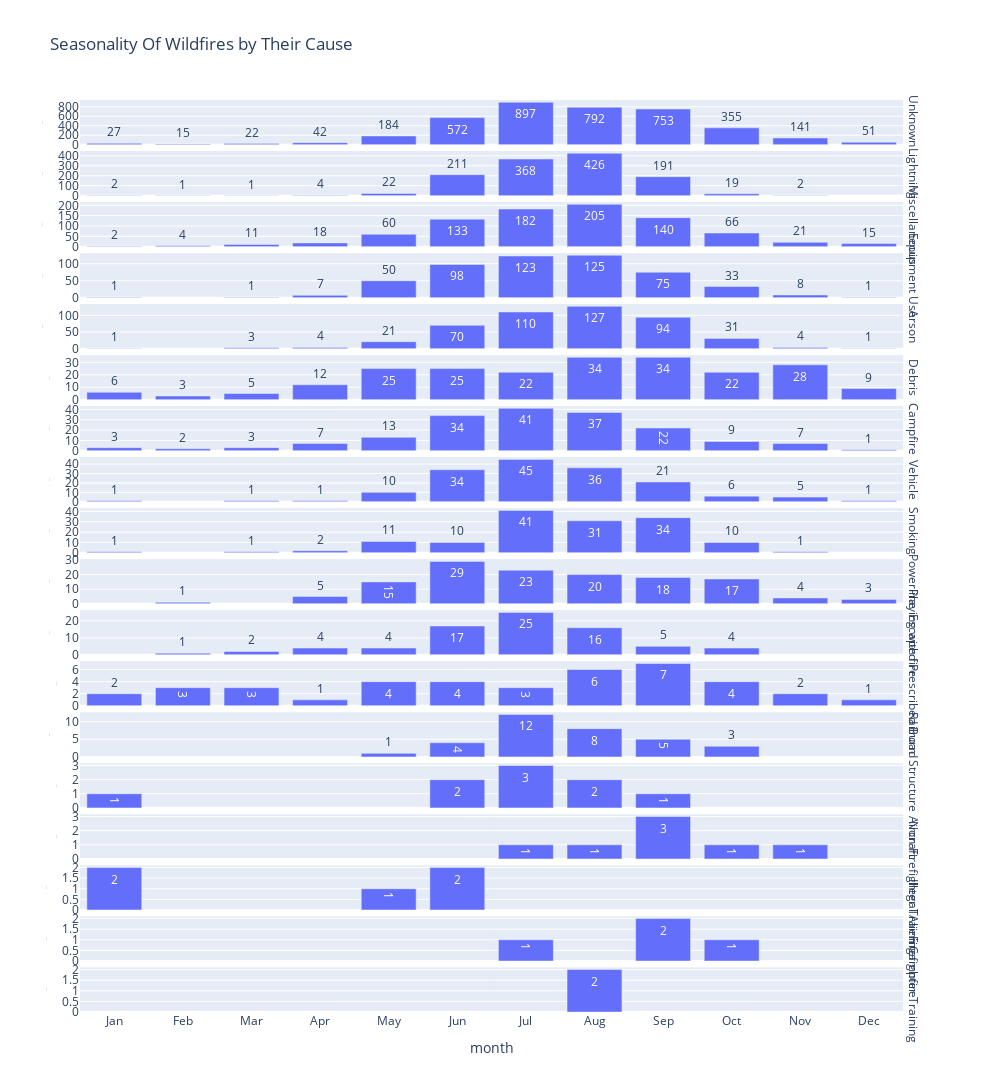

Notebook source saved alongside this figure:
### Code cell
fig_4_2 = px.bar(df_4_2, x="month", y="count", title="Seasonality Of Wildfires by Their Cause",
            facet_row='cause', 
            facet_col_wrap=1,
            facet_row_spacing=0.007,
            height=2700,
            width=1000,
            text_auto=True,
            category_orders={'cause': order_list},
            )
fig_4_2.update_xaxes(tickvals=np.arange(1,13), ticktext=['Jan', 'Feb', 'Mar',
                                                   'Apr', 'May', 'Jun',
                                                   'Jul', 'Aug', 'Sep',
                                                   'Oct', 'Nov', 'Dec'])
fig_4_2.update_yaxes(title_font={'size':1})
xaxis = go.layout.YAxis(
        tickangle = 45)
fig_4_2.for_each_annotation(lambda a: a.update(text=a.text.split("- ")[1].split("/")[0]))
fig_4_2.update_yaxes(matches=None)

fig_4_2.show()

### Figure 1 — Plotly figure (JSON) as saved in the notebook; plotly's stock layout.template omitted (floating-point values rounded to 4 significant figures)
{"data": [{"alignmentgroup": "True", "hovertemplate": "cause=14 - Unknown / Unidentified<br>month=%{x}<br>count=%{y}<extra></extra>", "legendgroup": "", "marker": {"color": "#636efa", "pattern": {"shape": ""}}, "name": "", "offsetgroup": "", "orientation": "v", "showlegend": false, "textposition": "auto", "texttemplate": "%{y}", "type": "bar", "x": [1, 2, 3, 4, 5, 6, 7, 8, 9, 10, 11, 12], "xaxis": "x18", "y": [27, 15, 22, 42, 184, 572, 897, 792, 753, 355, 141, 51], "yaxis": "y18"}, {"alignmentgroup": "True", "hovertemplate": "cause=1 - Lightning<br>month=%{x}<br>count=%{y}<extra></extra>", "legendgroup": "", "marker": {"color": "#636efa", "pattern": {"shape": ""}}, "name": "", "offsetgroup": "", "orientation": "v", "showlegend": false, "textposition": "auto", "texttemplate": "%{y}", "type": "bar", "x": [1, 2, 3, 4, 5, 6, 7, 8, 9, 10, 11], "xaxis": "x17", "y": [2, 1, 1, 4, 22, 211, 368, 426, 191, 19, 2], "yaxis": "y17"}, {"alignmentgroup": "True", "hovertemplate": "cause=9 - Miscellaneous<br>month=%{x}<br>count=%{y}<extra></extra>", "legendgroup": "", "marker": {"color": "#636efa", "pattern": {"shape": ""}}, "name": "", "offsetgroup": "", "orientation": "v", "showlegend": false, "textposition": "auto", "texttemplate": "%{y}", "type": "bar", "x": [1, 2, 3, 4, 5, 6, 7, 8, 9, 10, 11, 12], "xaxis": "x16", "y": [2, 4, 11, 18, 60, 133, 182, 205, 140, 66, 21, 15], "yaxis": "y16"}, {"alignmentgroup": "True", "hovertemplate": "cause=2 - Equipment Use<br>month=%{x}<br>count=%{y}<extra></extra>", "legendgroup": "", "marker": {"color": "#636efa", "pattern": {"shape": ""}}, "name": "", "offsetgroup": "", "orientation": "v", "showlegend": false, "textposition": "auto", "texttemplate": "%{y}", "type": "bar", "x": [1, 3, 4, 5, 6, 7, 8, 9, 10, 11, 12], "xaxis": "x15", "y": [1, 1, 7, 50, 98, 123, 125, 75, 33, 8, 1], "yaxis": "y15"}, {"alignmentgroup": "True", "hovertemplate": "cause=7 - Arson<br>month=%{x}<br>count=%{y}<extra></extra>", "legendgroup": "", "marker": {"color": "#636efa", "pattern": {"shape": ""}}, "name": "", "offsetgroup": "", "orientation": "v", "showlegend": false, "textposition": "auto", "texttemplate": "%{y}", "type": "bar", "x": [1, 3, 4, 5, 6, 7, 8, 9, 10, 11, 12], "xaxis": "x14", "y": [1, 3, 4, 21, 70, 110, 127, 94, 31, 4, 1], "yaxis": "y14"}, {"alignmentgroup": "True", "hovertemplate": "cause=5 - Debris<br>month=%{x}<br>count=%{y}<extra></extra>", "legendgroup": "", "marker": {"color": "#636efa", "pattern": {"shape": ""}}, "name": "", "offsetgroup": "", "orientation": "v", "showlegend": false, "textposition": "auto", "texttemplate": "%{y}", "type": "bar", "x": [1, 2, 3, 4, 5, 6, 7, 8, 9, 10, 11, 12], "xaxis": "x13", "y": [6, 3, 5, 12, 25, 25, 22, 34, 34, 22, 28, 9], "yaxis": "y13"}, {"alignmentgroup": "True", "hovertemplate": "cause=4 - Campfire<br>month=%{x}<br>count=%{y}<extra></extra>", "legendgroup": "", "marker": {"color": "#636efa", "pattern": {"shape": ""}}, "name": "", "offsetgroup": "", "orientation": "v", "showlegend": false, "textposition": "auto", "texttemplate": "%{y}", "type": "bar", "x": [1, 2, 3, 4, 5, 6, 7, 8, 9, 10, 11, 12], "xaxis": "x12", "y": [3, 2, 3, 7, 13, 34, 41, 37, 22, 9, 7, 1], "yaxis": "y12"}, {"alignmentgroup": "True", "hovertemplate": "cause=10 - Vehicle<br>month=%{x}<br>count=%{y}<extra></extra>", "legendgroup": "", "marker": {"color": "#636efa", "pattern": {"shape": ""}}, "name": "", "offsetgroup": "", "orientation": "v", "showlegend": false, "textposition": "auto", "texttemplate": "%{y}", "type": "bar", "x": [1, 3, 4, 5, 6, 7, 8, 9, 10, 11, 12], "xaxis": "x11", "y": [1, 1, 1, 10, 34, 45, 36, 21, 6, 5, 1], "yaxis": "y11"}, {"alignmentgroup": "True", "hovertemplate": "cause=3 - Smoking<br>month=%{x}<br>count=%{y}<extra></extra>", "legendgroup": "", "marker": {"color": "#636efa", "pattern": {"shape": ""}}, "name": "", "offsetgroup": "", "orientation": "v", "showlegend": false, "textposition": "auto", "texttemplate": "%{y}", "type": "bar", "x": [1, 3, 4, 5, 6, 7, 8, 9, 10, 11], "xaxis": "x10", "y": [1, 1, 2, 11, 10, 41, 31, 34, 10, 1], "yaxis": "y10"}, {"alignmentgroup": "True", "hovertemplate": "cause=11 - Powerline<br>month=%{x}<br>count=%{y}<extra></extra>", "legendgroup": "", "marker": {"color": "#636efa", "pattern": {"shape": ""}}, "name": "", "offsetgroup": "", "orientation": "v", "showlegend": false, "textposition": "auto", "texttemplate": "%{y}", "type": "bar", "x": [2, 4, 5, 6, 7, 8, 9, 10, 11, 12], "xaxis": "x9", "y": [1, 5, 15, 29, 23, 20, 18, 17, 4, 3], "yaxis": "y9"}, {"alignmentgroup": "True", "hovertemplate": "cause=8 - Playing with fire<br>month=%{x}<br>count=%{y}<extra></extra>", "legendgroup": "", "marker": {"color": "#636efa", "pattern": {"shape": ""}}, "name": "", "offsetgroup": "", "orientation": "v", "showlegend": false, "textposition": "auto", "texttemplate": "%{y}", "type": "bar", "x": [2, 3, 4, 5, 6, 7, 8, 9, 10], "xaxis": "x8", "y": [1, 2, 4, 4, 17, 25, 16, 5, 4], "yaxis": "y8"}, {"alignmentgroup": "True", "hovertemplate": "cause=18 - Escaped Prescribed Burn<br>month=%{x}<br>count=%{y}<extra></extra>", "legendgroup": "", "marker": {"color": "#636efa", "pattern": {"shape": ""}}, "name": "", "offsetgroup": "", "orientation": "v", "showlegend": false, "textposition": "auto", "texttemplate": "%{y}", "type": "bar", "x": [1, 2, 3, 4, 5, 6, 7, 8, 9, 10, 11, 12], "xaxis": "x7", "y": [2, 3, 3, 1, 4, 4, 3, 6, 7, 4, 2, 1], "yaxis": "y7"}, {"alignmentgroup": "True", "hovertemplate": "cause=6 - Railroad<br>month=%{x}<br>count=%{y}<extra></extra>", "legendgroup": "", "marker": {"color": "#636efa", "pattern": {"shape": ""}}, "name": "", "offsetgroup": "", "orientation": "v", "showlegend": false, "textposition": "auto", "texttemplate": "%{y}", "type": "bar", "x": [5, 6, 7, 8, 9, 10], "xaxis": "x6", "y": [1, 4, 12, 8, 5, 3], "yaxis": "y6"}, {"alignmentgroup": "True", "hovertemplate": "cause=15 - Structure<br>month=%{x}<br>count=%{y}<extra></extra>", "legendgroup": "", "marker": {"color": "#636efa", "pattern": {"shape": ""}}, "name": "", "offsetgroup": "", "orientation": "v", "showlegend": false, "textposition": "auto", "texttemplate": "%{y}", "type": "bar", "x": [1, 6, 7, 8, 9], "xaxis": "x5", "y": [1, 2, 3, 2, 1], "yaxis": "y5"}, {"alignmentgroup": "True", "hovertemplate": "cause=16 - Aircraft<br>month=%{x}<br>count=%{y}<extra></extra>", "legendgroup": "", "marker": {"color": "#636efa", "pattern": {"shape": ""}}, "name": "", "offsetgroup": "", "orientation": "v", "showlegend": false, "textposition": "auto", "texttemplate": "%{y}", "type": "bar", "x": [7, 8, 9, 10, 11], "xaxis": "x4", "y": [1, 1, 3, 1, 1], "yaxis": "y4"}, {"alignmentgroup": "True", "hovertemplate": "cause=13 - Non-Firefighter Training<br>month=%{x}<br>count=%{y}<extra></extra>", "legendgroup": "", "marker": {"color": "#636efa", "pattern": {"shape": ""}}, "name": "", "offsetgroup": "", "orientation": "v", "showlegend": false, "textposition": "auto", "texttemplate": "%{y}", "type": "bar", "x": [1, 5, 6], "xaxis": "x3", "y": [2, 1, 2], "yaxis": "y3"}, {"alignmentgroup": "True", "hovertemplate": "cause=19 - Illegal Alien Campfire<br>month=%{x}<br>count=%{y}<extra></extra>", "legendgroup": "", "marker": {"color": "#636efa", "pattern": {"shape": ""}}, "name": "", "offsetgroup": "", "orientation": "v", "showlegend": false, "textposition": "auto", "texttemplate": "%{y}", "type": "bar", "x": [7, 9, 10], "xaxis": "x2", "y": [1, 2, 1], "yaxis": "y2"}, {"alignmentgroup": "True", "hovertemplate": "cause=12 - Firefighter Training<br>month=%{x}<br>count=%{y}<extra></extra>", "legendgroup": "", "marker": {"color": "#636efa", "pattern": {"shape": ""}}, "name": "", "offsetgroup": "", "orientation": "v", "showlegend": false, "textposition": "auto", "texttemplate": "%{y}", "type": "bar", "x": [8], "xaxis": "x", "y": [2], "yaxis": "y"}], "layout": {"annotations": [{"font": {}, "showarrow": false, "text": "Firefighter Training", "textangle": 90, "x": 0.98, "xanchor": "left", "xref": "paper", "y": 0.02447, "yanchor": "middle", "yref": "paper"}, {"font": {}, "showarrow": false, "text": "Illegal Alien Campfire", "textangle": 90, "x": 0.98, "xanchor": "left", "xref": "paper", "y": 0.08042, "yanchor": "middle", "yref": "paper"}, {"font": {}, "showarrow": false, "text": "Non-Firefighter Training", "textangle": 90, "x": 0.98, "xanchor": "left", "xref": "paper", "y": 0.1364, "yanchor": "middle", "yref": "paper"}, {"font": {}, "showarrow": false, "text": "Aircraft", "textangle": 90, "x": 0.98, "xanchor": "left", "xref": "paper", "y": 0.1923, "yanchor": "middle", "yref": "paper"}, {"font": {}, "showarrow": false, "text": "Structure", "textangle": 90, "x": 0.98, "xanchor": "left", "xref": "paper", "y": 0.2482, "yanchor": "middle", "yref": "paper"}, {"font": {}, "showarrow": false, "text": "Railroad", "textangle": 90, "x": 0.98, "xanchor": "left", "xref": "paper", "y": 0.3042, "yanchor": "middle", "yref": "paper"}, {"font": {}, "showarrow": false, "text": "Escaped Prescribed Burn", "textangle": 90, "x": 0.98, "xanchor": "left", "xref": "paper", "y": 0.3601, "yanchor": "middle", "yref": "paper"}, {"font": {}, "showarrow": false, "text": "Playing with fire", "textangle": 90, "x": 0.98, "xanchor": "left", "xref": "paper", "y": 0.4161, "yanchor": "middle", "yref": "paper"}, {"font": {}, "showarrow": false, "text": "Powerline", "textangle": 90, "x": 0.98, "xanchor": "left", "xref": "paper", "y": 0.472, "yanchor": "middle", "yref": "paper"}, {"font": {}, "showarrow": false, "text": "Smoking", "textangle": 90, "x": 0.98, "xanchor": "left", "xref": "paper", "y": 0.528, "yanchor": "middle", "yref": "paper"}, {"font": {}, "showarrow": false, "text": "Vehicle", "textangle": 90, "x": 0.98, "xanchor": "left", "xref": "paper", "y": 0.5839, "yanchor": "middle", "yref": "paper"}, {"font": {}, "showarrow": false, "text": "Campfire", "textangle": 90, "x": 0.98, "xanchor": "left", "xref": "paper", "y": 0.6399, "yanchor": "middle", "yref": "paper"}, {"font": {}, "showarrow": false, "text": "Debris", "textangle": 90, "x": 0.98, "xanchor": "left", "xref": "paper", "y": 0.6958, "yanchor": "middle", "yref": "paper"}, {"font": {}, "showarrow": false, "text": "Arson", "textangle": 90, "x": 0.98, "xanchor": "left", "xref": "paper", "y": 0.7518, "yanchor": "middle", "yref": "paper"}, {"font": {}, "showarrow": false, "text": "Equipment Use", "textangle": 90, "x": 0.98, "xanchor": "left", "xref": "paper", "y": 0.8077, "yanchor": "middle", "yref": "paper"}, {"font": {}, "showarrow": false, "text": "Miscellaneous", "textangle": 90, "x": 0.98, "xanchor": "left", "xref": "paper", "y": 0.8636, "yanchor": "middle", "yref": "paper"}, {"font": {}, "showarrow": false, "text": "Lightning", "textangle": 90, "x": 0.98, "xanchor": "left", "xref": "paper", "y": 0.9196, "yanchor": "middle", "yref": "paper"}, {"font": {}, "showarrow": false, "text": "Unknown ", "textangle": 90, "x": 0.98, "xanchor": "left", "xref": "paper", "y": 0.9755, "yanchor": "middle", "yref": "paper"}], "barmode": "relative", "height": 2700, "legend": {"tracegroupgap": 0}, "title": {"text": "Seasonality Of Wildfires by Their Cause"}, "width": 1000, "xaxis": {"anchor": "y", "autorange": true, "domain": [0, 0.98], "range": [0.5, 12.5], "ticktext": ["Jan", "Feb", "Mar", "Apr", "May", "Jun", "Jul", "Aug", "Sep", "Oct", "Nov", "Dec"], "tickvals": [1, 2, 3, 4, 5, 6, 7, 8, 9, 10, 11, 12], "title": {"text": "month"}, "type": "linear"}, "xaxis10": {"anchor": "y10", "autorange": true, "domain": [0, 0.98], "matches": "x", "range": [0.5, 12.5], "showticklabels": false, "ticktext": ["Jan", "Feb", "Mar", "Apr", "May", "Jun", "Jul", "Aug", "Sep", "Oct", "Nov", "Dec"], "tickvals": [1, 2, 3, 4, 5, 6, 7, 8, 9, 10, 11, 12], "type": "linear"}, "xaxis11": {"anchor": "y11", "autorange": true, "domain": [0, 0.98], "matches": "x", "range": [0.5, 12.5], "showticklabels": false, "ticktext": ["Jan", "Feb", "Mar", "Apr", "May", "Jun", "Jul", "Aug", "Sep", "Oct", "Nov", "Dec"], "tickvals": [1, 2, 3, 4, 5, 6, 7, 8, 9, 10, 11, 12], "type": "linear"}, "xaxis12": {"anchor": "y12", "autorange": true, "domain": [0, 0.98], "matches": "x", "range": [0.5, 12.5], "showticklabels": false, "ticktext": ["Jan", "Feb", "Mar", "Apr", "May", "Jun", "Jul", "Aug", "Sep", "Oct", "Nov", "Dec"], "tickvals": [1, 2, 3, 4, 5, 6, 7, 8, 9, 10, 11, 12], "type": "linear"}, "xaxis13": {"anchor": "y13", "autorange": true, "domain": [0, 0.98], "matches": "x", "range": [0.5, 12.5], "showticklabels": false, "ticktext": ["Jan", "Feb", "Mar", "Apr", "May", "Jun", "Jul", "Aug", "Sep", "Oct", "Nov", "Dec"], "tickvals": [1, 2, 3, 4, 5, 6, 7, 8, 9, 10, 11, 12], "type": "linear"}, "xaxis14": {"anchor": "y14", "autorange": true, "domain": [0, 0.98], "matches": "x", "range": [0.5, 12.5], "showticklabels": false, "ticktext": ["Jan", "Feb", "Mar", "Apr", "May", "Jun", "Jul", "Aug", "Sep", "Oct", "Nov", "Dec"], "tickvals": [1, 2, 3, 4, 5, 6, 7, 8, 9, 10, 11, 12], "type": "linear"}, "xaxis15": {"anchor": "y15", "autorange": true, "domain": [0, 0.98], "matches": "x", "range": [0.5, 12.5], "showticklabels": false, "ticktext": ["Jan", "Feb", "Mar", "Apr", "May", "Jun", "Jul", "Aug", "Sep", "Oct", "Nov", "Dec"], "tickvals": [1, 2, 3, 4, 5, 6, 7, 8, 9, 10, 11, 12], "type": "linear"}, "xaxis16": {"anchor": "y16", "autorange": true, "domain": [0, 0.98], "matches": "x", "range": [0.5, 12.5], "showticklabels": false, "ticktext": ["Jan", "Feb", "Mar", "Apr", "May", "Jun", "Jul", "Aug", "Sep", "Oct", "Nov", "Dec"], "tickvals": [1, 2, 3, 4, 5, 6, 7, 8, 9, 10, 11, 12], "type": "linear"}, "xaxis17": {"anchor": "y17", "autorange": true, "domain": [0, 0.98], "matches": "x", "range": [0.5, 12.5], "showticklabels": false, "ticktext": ["Jan", "Feb", "Mar", "Apr", "May", "Jun", "Jul", "Aug", "Sep", "Oct", "Nov", "Dec"], "tickvals": [1, 2, 3, 4, 5, 6, 7, 8, 9, 10, 11, 12], "type": "linear"}, "xaxis18": {"anchor": "y18", "autorange": true, "domain": [0, 0.98], "matches": "x", "range": [0.5, 12.5], "showticklabels": false, "ticktext": ["Jan", "Feb", "Mar", "Apr", "May", "Jun", "Jul", "Aug", "Sep", "Oct", "Nov", "Dec"], "tickvals": [1, 2, 3, 4, 5, 6, 7, 8, 9, 10, 11, 12], "type": "linear"}, "xaxis2": {"anchor": "y2", "autorange": true, "domain": [0, 0.98], "matches": "x", "range": [0.5, 12.5], "showticklabels": false, "ticktext": ["Jan", "Feb", "Mar", "Apr", "May", "Jun", "Jul", "Aug", "Sep", "Oct", "Nov", "Dec"], "tickvals": [1, 2, 3, 4, 5, 6, 7, 8, 9, 10, 11, 12], "type": "linear"}, "xaxis3": {"anchor": "y3", "autorange": true, "domain": [0, 0.98], "matches": "x", "range": [0.5, 12.5], "showticklabels": false, "ticktext": ["Jan", "Feb", "Mar", "Apr", "May", "Jun", "Jul", "Aug", "Sep", "Oct", "Nov", "Dec"], "tickvals": [1, 2, 3, 4, 5, 6, 7, 8, 9, 10, 11, 12], "type": "linear"}, "xaxis4": {"anchor": "y4", "autorange": true, "domain": [0, 0.98], "matches": "x", "range": [0.5, 12.5], "showticklabels": false, "ticktext": ["Jan", "Feb", "Mar", "Apr", "May", "Jun", "Jul", "Aug", "Sep", "Oct", "Nov", "Dec"], "tickvals": [1, 2, 3, 4, 5, 6, 7, 8, 9, 10, 11, 12], "type": "linear"}, "xaxis5": {"anchor": "y5", "autorange": true, "domain": [0, 0.98], "matches": "x", "range": [0.5, 12.5], "showticklabels": false, "ticktext": ["Jan", "Feb", "Mar", "Apr", "May", "Jun", "Jul", "Aug", "Sep", "Oct", "Nov", "Dec"], "tickvals": [1, 2, 3, 4, 5, 6, 7, 8, 9, 10, 11, 12], "type": "linear"}, "xaxis6": {"anchor": "y6", "autorange": true, "domain": [0, 0.98], "matches": "x", "range": [0.5, 12.5], "showticklabels": false, "ticktext": ["Jan", "Feb", "Mar", "Apr", "May", "Jun", "Jul", "Aug", "Sep", "Oct", "Nov", "Dec"], "tickvals": [1, 2, 3, 4, 5, 6, 7, 8, 9, 10, 11, 12], "type": "linear"}, "xaxis7": {"anchor": "y7", "autorange": true, "domain": [0, 0.98], "matches": "x", "range": [0.5, 12.5], "showticklabels": false, "ticktext": ["Jan", "Feb", "Mar", "Apr", "May", "Jun", "Jul", "Aug", "Sep", "Oct", "Nov", "Dec"], "tickvals": [1, 2, 3, 4, 5, 6, 7, 8, 9, 10, 11, 12], "type": "linear"}, "xaxis8": {"anchor": "y8", "autorange": true, "domain": [0, 0.98], "matches": "x", "range": [0.5, 12.5], "showticklabels": false, "ticktext": ["Jan", "Feb", "Mar", "Apr", "May", "Jun", "Jul", "Aug", "Sep", "Oct", "Nov", "Dec"], "tickvals": [1, 2, 3, 4, 5, 6, 7, 8, 9, 10, 11, 12], "type": "linear"}, "xaxis9": {"anchor": "y9", "autorange": true, "domain": [0, 0.98], "matches": "x", "range": [0.5, 12.5], "showticklabels": false, "ticktext": ["Jan", "Feb", "Mar", "Apr", "May", "Jun", "Jul", "Aug", "Sep", "Oct", "Nov", "Dec"], "tickvals": [1, 2, 3, 4, 5, 6, 7, 8, 9, 10, 11, 12], "type": "linear"}, "yaxis": {"anchor": "x", "autorange": true, "domain": [0, 0.04894], "range": [0, 2.105], "title": {"font": {"size": 1}, "text": "count"}, "type": "linear"}, "yaxis10": {"anchor": "x10", "autorange": true, "domain": [0.5035, 0.5524], "range": [0, 43.16], "title": {"font": {"size": 1}, "text": "count"}, "type": "linear"}, "yaxis11": {"anchor": "x11", "autorange": true, "domain": [0.5594, 0.6084], "range": [0, 47.37], "title": {"font": {"size": 1}, "text": "count"}, "type": "linear"}, "yaxis12": {"anchor": "x12", "autorange": true, "domain": [0.6154, 0.6643], "range": [0, 43.16], "title": {"font": {"size": 1}, "text": "count"}, "type": "linear"}, "yaxis13": {"anchor": "x13", "autorange": true, "domain": [0.6713, 0.7203], "range": [0, 35.79], "title": {"font": {"size": 1}, "text": "count"}, "type": "linear"}, "yaxis14": {"anchor": "x14", "autorange": true, "domain": [0.7273, 0.7762], "range": [0, 133.7], "title": {"font": {"size": 1}, "text": "count"}, "type": "linear"}, "yaxis15": {"anchor": "x15", "autorange": true, "domain": [0.7832, 0.8322], "range": [0, 131.6], "title": {"font": {"size": 1}, "text": "count"}, "type": "linear"}, "yaxis16": {"anchor": "x16", "autorange": true, "domain": [0.8392, 0.8881], "range": [0, 215.8], "title": {"font": {"size": 1}, "text": "count"}, "type": "linear"}, "yaxis17": {"anchor": "x17", "autorange": true, "domain": [0.8951, 0.9441], "range": [0, 448.4], "title": {"font": {"size": 1}, "text": "count"}, "type": "linear"}, "yaxis18": {"anchor": "x18", "autorange": true, "domain": [0.9511, 1], "range": [0, 944.2], "title": {"font": {"size": 1}, "text": "count"}, "type": "linear"}, "yaxis2": {"anchor": "x2", "autorange": true, "domain": [0.05594, 0.1049], "range": [0, 2.105], "title": {"font": {"size": 1}, "text": "count"}, "type": "linear"}, "yaxis3": {"anchor": "x3", "autorange": true, "domain": [0.1119, 0.1608], "range": [0, 2.105], "title": {"font": {"size": 1}, "text": "count"}, "type": "linear"}, "yaxis4": {"anchor": "x4", "autorange": true, "domain": [0.1678, 0.2168], "range": [0, 3.158], "title": {"font": {"size": 1}, "text": "count"}, "type": "linear"}, "yaxis5": {"anchor": "x5", "autorange": true, "domain": [0.2238, 0.2727], "range": [0, 3.158], "title": {"font": {"size": 1}, "text": "count"}, "type": "linear"}, "yaxis6": {"anchor": "x6", "autorange": true, "domain": [0.2797, 0.3287], "range": [0, 12.63], "title": {"font": {"size": 1}, "text": "count"}, "type": "linear"}, "yaxis7": {"anchor": "x7", "autorange": true, "domain": [0.3357, 0.3846], "range": [0, 7.368], "title": {"font": {"size": 1}, "text": "count"}, "type": "linear"}, "yaxis8": {"anchor": "x8", "autorange": true, "domain": [0.3916, 0.4406], "range": [0, 26.32], "title": {"font": {"size": 1}, "text": "count"}, "type": "linear"}, "yaxis9": {"anchor": "x9", "autorange": true, "domain": [0.4476, 0.4965], "range": [0, 30.53], "title": {"font": {"size": 1}, "text": "count"}, "type": "linear"}}}
